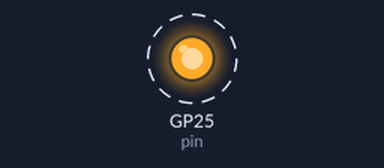
Recording of a program running on a simulated Raspberry Pi Pico running MicroPython. On the bench: output pins drawn as LEDs (lit = HIGH). Dashed ring = blinking. What the program prints to the serial console is not drawn.

Above: at 0.5 s.
Timing chart, 0 to 4.6 s (numbered marks = the images above):
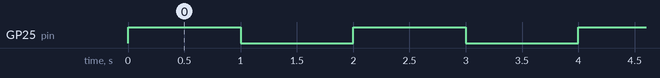

Measured:
- by itself, GP25 (pin): alternates HIGH for 1.0 s and LOW for 1.0 s

The program:

v01.py
```python
"""
Basic blink program
"""

from machine import Pin
from utime import sleep


pin = Pin("LED", Pin.OUT)

while True:
    pin.toggle()
    sleep(1)  # sleep 1sec
    print("LED is ON" if pin.value() else "LED is OFF")
```
